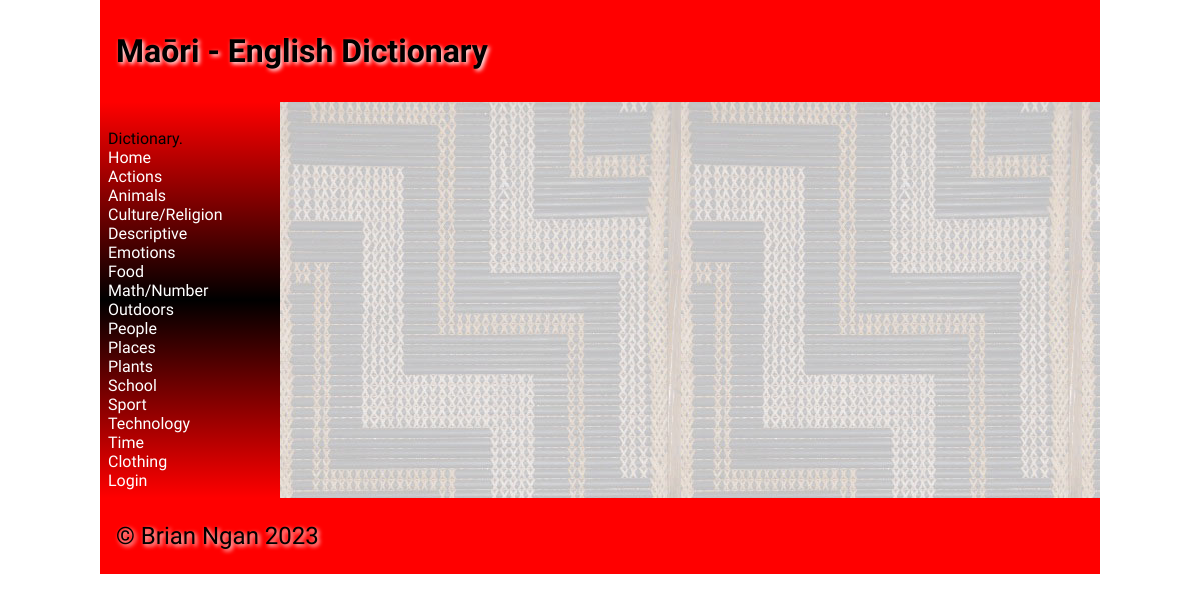
The page / on the database its author committed.
### tables this page shows
CREATE TABLE categories
(
    id       integer
        primary key autoincrement,
    category varchar(30)
);

### flaskProject/app.py (the view)
@app.route('/')
def render_homepage():
    return render_template('home.html', logged_in=logged_in_checker(), categories=get_all_category())

### flaskProject/app.py (called while the page is built)
def create_connection(db_file):
    try:
        connection = sqlite3.connect(db_file)
        return connection
    except Error as e:
        print(e)
    return None

def logged_in_checker():
    if session.get('email') is None:
        return None
    elif session.get('user_type') == 1:
        return 0
    elif session.get('user_type') == 2:
        return 1

def get_all_category():
    con = create_connection(DATABASE)
    cur = con.cursor()
    query = "SELECT * FROM categories"
    cur.execute(query, )
    return cur.fetchall()

### flaskProject/templates/home.html (shortened to what this page needs)
{% extends 'base.html' %}
{% block heading %}Maōri - English Dictionary{% endblock %}

### flaskProject/templates/base.html (shortened to what this page needs)
<!doctype html>
<html lang="en">
<head>
	<link href="{{ url_for('static', filename='css/style.css') }}" rel="stylesheet">
</head>
<body>
	<div id="container">
		<header>
			<h1>{% block heading %}{% endblock %}</h1>
		</header>
		<nav>
			<div class="container">
				<div class="navbar-brand">Dictionary.</div>
					<div class="navbar-links">
						<a href="/">Home</a><br>
                        {% for category in categories %}
                        <a href="/category/{{ category[0] }}">{{ category[1] }}</a><br>
                        {% endfor %}
						{% if logged_in == None %}
						<a href="/login">Login</a>
						{% else %}
						<a href="/logout">Logout</a>
						{%endif%}
					</div>
			</div>
		</nav>
		<main>
        </main>
		<footer>
			<p>
				&copy; Brian Ngan 2023
			</p>
		</footer>
	</div>
</body>
</html>

### flaskProject/static/css/style.css (style rules this page uses)
* { font-family: Comfortaa, sans-serif; margin: 0; padding: 0; box-sizing: border-box; }
#container { display: grid; grid-template-columns: 75px auto; grid-template-areas: 'nav header' 'main main' 'footer footer'; }
header { grid-area: header; background-color: #f00; padding: 1rem; }
nav { grid-area: nav; }
main { grid-area: main; padding: 1rem; background-color: #edd; }
h1, h2, h3, h4 { padding: 1rem 0; font-family: 'Suez One', serif; color: #000; text-shadow: 2px 2px 4px #fff; }
p { padding: 0.5rem 0; }
a { color: #222; }
footer { grid-area: footer; padding: 1rem; background-color: #f00; }
footer p { color: #000; text-shadow: 2px 2px 4px #fff; font-size: 1.5rem; }
@media only screen and (min-width: 768px) { #container { grid-template-columns: 180px auto; grid-template-areas: 'header header' 'nav main' 'footer footer'; } }
@media only screen and (min-width: 768px) { nav { background: linear-gradient(180deg, rgba(255,0,0,1) 0%, rgba(0, 0, 0, 1) 50%, rgba(255,0,0,1) 100%); padding: 0.5rem; } }
@media only screen and (min-width: 768px) { nav a { color: #fff; text-decoration: none; } }
@media only screen and (min-width: 768px) { main { background-image: url('/poutama.jpg'); } }
@media only screen and (min-width: 1000px) { #container { width: 1000px; margin: auto; } }

### rows shown on the page
categories: category "Actions"
categories: category "Animals"
categories: category "Culture/Religion"
categories: category "Descriptive"
categories: category "Emotions"
categories: category "Food"
categories: category "Math/Number"
categories: category "Outdoors"
categories: category "People"
categories: category "Places"
categories: category "Plants"
categories: category "School"
categories: category "Sport"
categories: category "Technology"
categories: category "Time"
categories: category "Clothing"
